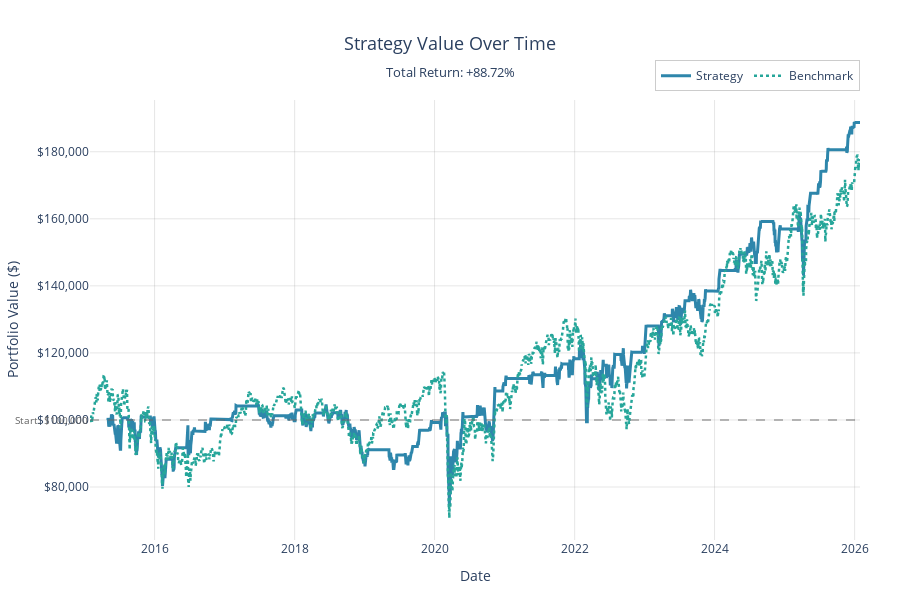

Notebook cell for this chart:
### Code cell
analytics.plot_balance("SX5E")

### Figure 1 — Plotly figure (JSON) as saved in the notebook; plotly's stock layout.template omitted (floating-point values rounded to 4 significant figures; data arrays with more than 128 entries replaced by an {"elided": "..."} marker saying what was removed)
{"data": [{"hovertemplate": "<b>Date:</b> %{x|%Y-%m-%d}<br><b>Value:</b> $%{y:,.2f}<br><extra></extra>", "line": {"color": "#2E86AB", "width": 3}, "mode": "lines", "name": "Strategy", "type": "scatter", "x": {"elided": "2762 str values"}, "y": {"elided": "2762 float values"}}, {"hovertemplate": "<b>Date:</b> %{x|%Y-%m-%d}<br><b>Value:</b> $%{y:,.2f}<br><extra></extra>", "line": {"color": "#26A69A", "dash": "dot", "width": 2.5}, "mode": "lines", "name": "Benchmark", "type": "scatter", "x": {"elided": "2825 str values"}, "y": {"elided": "2825 float values"}}], "layout": {"annotations": [{"font": {"color": "#666666", "size": 10}, "showarrow": false, "text": "Start: $100,000", "x": 0, "xanchor": "right", "xref": "x domain", "y": 100000, "yanchor": "middle", "yref": "y"}], "height": 600, "hovermode": "x unified", "legend": {"bgcolor": "rgba(255,255,255,0.8)", "bordercolor": "rgba(0,0,0,0.2)", "borderwidth": 1, "orientation": "h", "x": 1, "xanchor": "right", "y": 1.02, "yanchor": "bottom"}, "margin": {"b": 60, "l": 80, "r": 40, "t": 100}, "plot_bgcolor": "white", "shapes": [{"line": {"color": "#666666", "dash": "dash", "width": 1.5}, "opacity": 0.6, "type": "line", "x0": 0, "x1": 1, "xref": "x domain", "y0": 100000, "y1": 100000, "yref": "y"}], "showlegend": true, "title": {"font": {"size": 18}, "text": "Strategy Value Over Time<br><sub>Total Return: +88.72%</sub>", "x": 0.5, "xanchor": "center"}, "xaxis": {"gridcolor": "rgba(128,128,128,0.2)", "title": {"text": "Date"}, "type": "date"}, "yaxis": {"gridcolor": "rgba(128,128,128,0.2)", "tickformat": "$,.0f", "title": {"text": "Portfolio Value ($)"}, "zeroline": true, "zerolinecolor": "rgba(128,128,128,0.3)", "zerolinewidth": 1}}}
